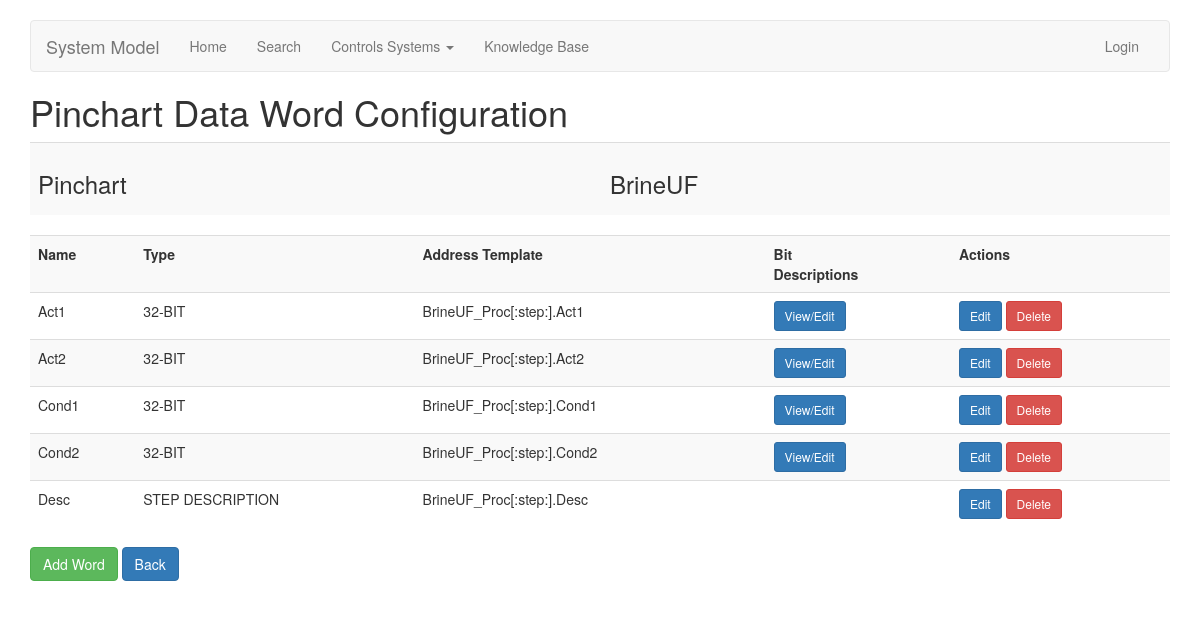
/pinchart/1/word/index/, run on the app's committed database.
### pinchart/models.py (models this page shows, shortened)
class Pinchart(models.Model):
    objects = managers.PinchartManager()
    customer = models.IntegerField(default=0)
    name = models.CharField(max_length=256)
    description = models.CharField(max_length=1024, blank=True, null=True)
    controller_ipaddress = models.GenericIPAddressField(verbose_name="Controller IP Address",
                                                        protocol='IPv4')
    controller_slot = models.IntegerField(verbose_name="Controller Slot #")
    class Meta:
        unique_together = ("customer", "controller_ipaddress")

class Word(models.Model):
    TYPE_CHOICES = [
        ('BOOL', 'BOOL'),
        ('32-BIT', '32-BIT'),
        ('DINT', 'DINT'),
        ('REAL', 'REAL'),
        ('STRING', 'STRING'),
        ('INT', 'INT'),
        ('16-BIT', '16-BIT'),
        ('STEP DESCRIPTION', 'STEP DESCRIPTION'),
    ]
    objects = managers.WordManager()
    pinchart = models.ForeignKey(Pinchart, on_delete=models.CASCADE)
    group = models.CharField(max_length=82, blank=True, null=True)
    name = models.CharField(max_length=82) # word or variable name
    type = models.CharField(choices=TYPE_CHOICES, default='DINT', max_length=30)
    address_template = models.CharField(verbose_name="Address Template", max_length=1024)
    class Meta:
        unique_together = ("pinchart", "name")

### pinchart/views.py (the view)
# urls.py: path('<pk>/word/index/', views.WordListView.as_view(), name='word-list'),
class WordListView(ListView):
    model = models.Word
    template_name = "pinchart/word_list.html"
    def get_parent(self):
        parent_pinchart = get_object_or_404(models.Pinchart, pk=self.kwargs.get('pk'))
        return parent_pinchart
    def get_queryset(self):
        return models.Word.objects.filter(pinchart=self.get_parent()).order_by('group')
    def get_context_data(self, **kwargs):
        context = super(WordListView, self).get_context_data(**kwargs)
        context['parent_object'] = self.get_parent()
        return context

### templates/pinchart/word_list.html
{% extends 'pinchart/base.html' %}
{% block headline %}Pinchart Data Word Configuration{% endblock headline %}
{% load crispy_forms_tags %}
{% block content %}
    <table class="table table-striped">
        <tr>
            <th><h3>Pinchart</h3></th>
            <td><h3>{{ parent_object.name }}</h3></td>
        </tr>
    </table>
	{% if not object_list %}
		<p><i>no words yet.</i></p>
	{% else %}
		<table class="table table-striped">
			<tr>
                <th>Name</th>
                <th>Type</th>
                <th>Address Template</th>
                <th>Bit<br />Descriptions</th>
                <th>Actions</th>
            </tr>
            {% for i in object_list %}
                <tr>
                    <td>{{ i.name }}</td>
                    <td>{{ i.type }}</td>
                    <td>{{ i.address_template }}</td>
                    {% if i.type == "32-BIT" or i.type == "16-BIT" %}
                        <td>
                            <a href="{% url 'bitdescription-list' pk=i.pk %}" class="btn btn-primary btn-sm" role="button" aria-pressed="False">View/Edit</a>
                        </td>
                    {% else %}
                        <td></td>
                    {% endif %}
                    <td>
						<a href="{% url 'word-update' pk=i.pk %}" class="btn btn-primary btn-sm" role="button" aria-pressed="False">Edit</a>
						<a href="{% url 'word-delete' pk=i.pk %}" class="btn btn-danger btn-sm" role="button" aria-pressed="False">Delete</a>
					</td>
                </tr>
            {% endfor %}
		</table>
	{% endif %}
	<a class='btn btn-success' href="{% url 'word-create' pk=parent_object.pk %}">Add Word</a>
	<a class='btn btn-primary' href="{% url 'pinchart-list' %}">Back</a></p>
{% endblock %}

### templates/pinchart/base.html (style rules this page uses)
body { padding-top: 20px; padding-bottom: 20px; }

### data on the page
Pinchart: name "BrineUF"
Word: name "Act1", type "32-BIT", address_template "BrineUF_Proc[:step:].Act1", shows "View/Edit"
Word: name "Act2", type "32-BIT", address_template "BrineUF_Proc[:step:].Act2", shows "View/Edit"
Word: name "Cond1", type "32-BIT", address_template "BrineUF_Proc[:step:].Cond1", shows "View/Edit"
Word: name "Cond2", type "32-BIT", address_template "BrineUF_Proc[:step:].Cond2", shows "View/Edit"
Word: name "Desc", type "STEP DESCRIPTION", address_template "BrineUF_Proc[:step:].Desc"
